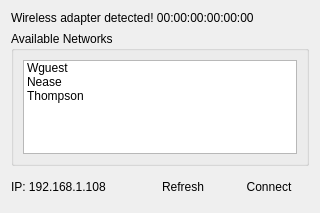
<?xml version="1.0" encoding="UTF-8"?>
<ui version="4.0">
 <class>Wifi</class>
 <widget class="QWidget" name="Wifi">
  <property name="geometry">
   <rect>
    <x>0</x>
    <y>0</y>
    <width>320</width>
    <height>213</height>
   </rect>
  </property>
  <property name="windowTitle">
   <string>Form</string>
  </property>
  <layout class="QVBoxLayout" name="verticalLayout_2">
   <item>
    <widget class="QLabel" name="ui_adapterLabel">
     <property name="text">
      <string>Wireless adapter detected! 00:00:00:00:00:00</string>
     </property>
    </widget>
   </item>
   <item>
    <widget class="QGroupBox" name="groupBox">
     <property name="title">
      <string>Available Networks</string>
     </property>
     <layout class="QVBoxLayout" name="verticalLayout">
      <item>
       <widget class="QListWidget" name="ui_networkList">
        <item>
         <property name="text">
          <string>Wguest</string>
         </property>
        </item>
        <item>
         <property name="text">
          <string>Nease</string>
         </property>
        </item>
        <item>
         <property name="text">
          <string>Thompson</string>
         </property>
        </item>
       </widget>
      </item>
     </layout>
    </widget>
   </item>
   <item>
    <layout class="QHBoxLayout" name="horizontalLayout">
     <item>
      <widget class="QLabel" name="ui_ipLabel">
       <property name="text">
        <string>IP: 192.168.1.108</string>
       </property>
      </widget>
     </item>
     <item>
      <widget class="QPushButton" name="ui_refreshButton">
       <property name="minimumSize">
        <size>
         <width>80</width>
         <height>30</height>
        </size>
       </property>
       <property name="maximumSize">
        <size>
         <width>80</width>
         <height>30</height>
        </size>
       </property>
       <property name="styleSheet">
        <string>QPushButton{
border:0px;
background-image:url(:/actions/rivet80x30L.png);
color:black;
}
QPushButton:pressed{
border:0px;
background-image:url(:/actions/rivet80x30D.png);
color:white;
}</string>
       </property>
       <property name="text">
        <string>Refresh</string>
       </property>
      </widget>
     </item>
     <item>
      <widget class="QPushButton" name="ui_connectButton">
       <property name="minimumSize">
        <size>
         <width>80</width>
         <height>30</height>
        </size>
       </property>
       <property name="maximumSize">
        <size>
         <width>80</width>
         <height>30</height>
        </size>
       </property>
       <property name="styleSheet">
        <string>QPushButton{
border:0px;
background-image:url(:/actions/rivet80x30L.png);
color:black;
}
QPushButton:pressed{
border:0px;
background-image:url(:/actions/rivet80x30D.png);
color:white;
}</string>
       </property>
       <property name="text">
        <string>Connect</string>
       </property>
      </widget>
     </item>
    </layout>
   </item>
  </layout>
 </widget>
 <resources/>
 <connections/>
</ui>
